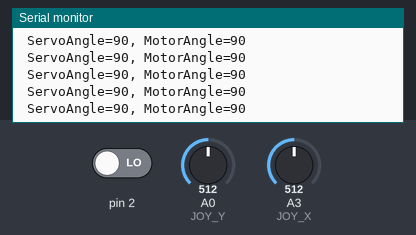
Recording of a sketch running on a simulated Arduino Uno, built with avr-gcc and run on an emulated ATmega328P. Parts: the last lines printed to the serial monitor. The inputs (shaded band) are chosen by the test bench; at power-on: A0 (JOY_Y) = 512, A3 (JOY_X) = 512, pin 2 LOW. No radio packets arrive unless stated.

Above: at 1.2 s.
1.3 s: A0 (JOY_Y) set to 550
At 1.9 s:
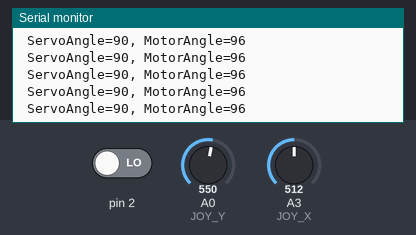
4.3 s: A0 (JOY_Y) set to 580
At 5.0 s:
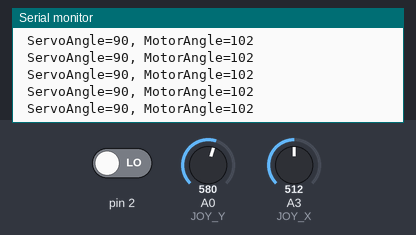
7.3 s: A3 (JOY_X) set to 476
At 7.8 s:
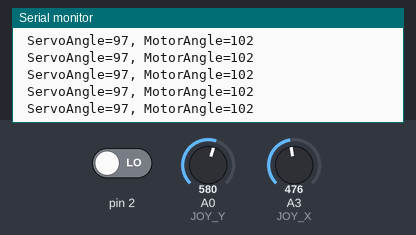
10.3 s: A3 (JOY_X) set to 443
At 11.2 s:
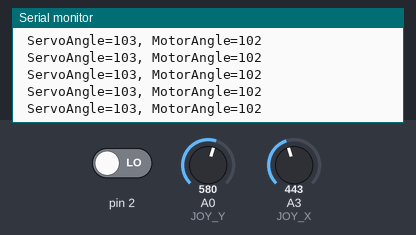
19.3 s: A3 (JOY_X) set to 954
At 20.2 s:
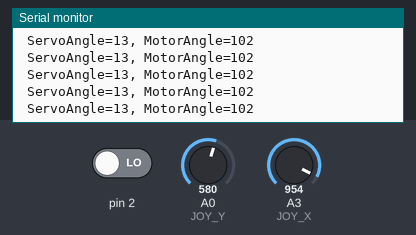
22.3 s: A3 (JOY_X) set to 987
At 22.9 s:
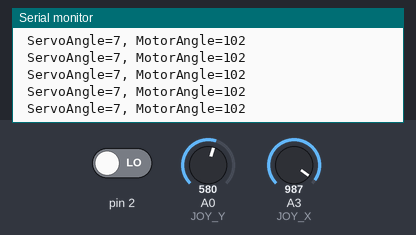
Timing chart, 0 to 24.8 s (numbered marks = the images above; inputs shaded):
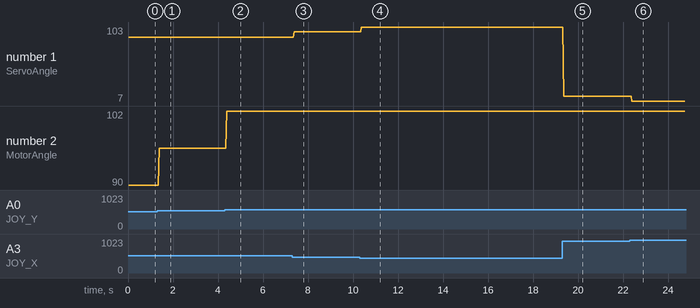

Measured:
- after the input at 1.3 s, the serial monitor: prints a new line after 0.08 s (image 1)
- after the input at 4.3 s, the serial monitor: prints a new line after 0.08 s (image 2)
- after the input at 7.3 s, the serial monitor: prints a new line after 0.08 s (image 3)
- after the input at 10.3 s, the serial monitor: prints a new line after 0.07 s (image 4)
- after the input at 19.3 s, the serial monitor: prints a new line after 0.07 s (image 5)
- after the input at 22.3 s, the serial monitor: prints a new line after 0.09 s (image 6)
- plotted number 1: 90 → 97 after the input at 7.3 s, 97 → 103 after the input at 10.3 s, 103 → 13 after the input at 19.3 s, 13 → 7 after the input at 22.3 s
- plotted number 2: 90 → 96 after the input at 1.3 s, 96 → 102 after the input at 4.3 s

The sketch:

RC_Controller.ino
```cpp
/*************************************************************************************************
 * Arduino ラジコン送信機(コントローラー)プログラム
 * Produced by P-Lab Programming School
 *                                                                              @author P-LAB
 *                                                                              @date 2018/12/24
 ************************************************************************************************/
#include <SPI.h>
#include <nRF24L01.h>
#include <printf.h>
#include <RF24.h>
#include <RF24_config.h>

// コメント:１行(プログラムとして実行されません)
/* コメント:１行(説明などを自由に書き込みましょう) */
/* コメント:複数行
 * (こうやると何行もコメントにできます。)
 */

/* ジョイスティックX,YのArduino入力ピン定義(A0, A1) */
#define JOY_Y A0 // Y成分(モーター用)は「アナログ0番」に接続する
#define JOY_X A3 // X成分(サーボ用)は「アナログ1番」に接続する

/* 無線モジュール設定 */
RF24 radio(7, 8); // CE, CSN
// 半角5文字の無線識別コード(自分専用コード。送受信側で同じものを使います)
const byte address[6] = "00001"; //★★自分用の番号を定義してみよう★★
// 送信パラメータ(X:サーボ角度, Y:モーター方向, ボタンの３つ。今回は X,Y しか使いません。)
short ctlParam[3];

/****************************************************
 * セットアップ関数
 * 起動時に１回だけ実行します。
 ****************************************************/
void setup() {
  // シリアル通信開始
  Serial.begin( 9600 );
  Serial.println( "Arduino Controller Start!!!" );
  //★★「シリアルモニタ」を使って確認してみよう★★

  // 無線モジュール開始
  radio.begin();
  radio.openWritingPipe(address); //上で定義した無線識別コード
  radio.setPALevel(RF24_PA_MIN);  //信号の強さは最小
  radio.stopListening();          //受信停止
}

/****************************************************
 * ループ関数
 * セットアップ関数が実行された後、無限に実行します。
 ***************************************************/
void loop() {

  // サーボ用にジョイスティックから角度Xを読み込みます
  int X_Value = analogRead(JOY_X);
  int ServoAngle = map(X_Value, 0, 1023, 0, 180);
  ServoAngle = 180 - ServoAngle;

  // モータ用にジョイスティックから角度Yを読み込みます
  int Y_Value = analogRead(JOY_Y);
  int MotorAngle = map(Y_Value, 0, 1023, 0, 180);

  // 拡張用（今回は使いません）
  int Button = digitalRead(2);

  // モーター用ジョイスティックの中立角度が90度から少しずれているので、90度に補正
  // 85より大きくて、かつ、95より小さかったら90にする
  if(MotorAngle > 85 && MotorAngle < 95 ){
    MotorAngle = 90;
  }

  // ★★サーボの値を補正してみよう★★
  // 85より大きくて、かつ、95より小さかったら90にする


  //シリアル出力して値を確認します
  Serial.print( " ServoAngle=" );
  Serial.print( ServoAngle );
  Serial.print( ", MotorAngle=" );
  Serial.println( MotorAngle );

  // 送信パラメータの変数に値をセットします。
  // 送信パラメータ(X, Y, ボタンの３つ。今回は X,Y しか使いません。)
  ctlParam[0] = ServoAngle;
  ctlParam[1] = MotorAngle;
  ctlParam[2] = Button;

  // パラメータを送信します。
  radio.write(&ctlParam, sizeof(ctlParam));

  // 5ms(0.005秒)間待ってからまたループを繰り返します。
  delay(5);
}
```
